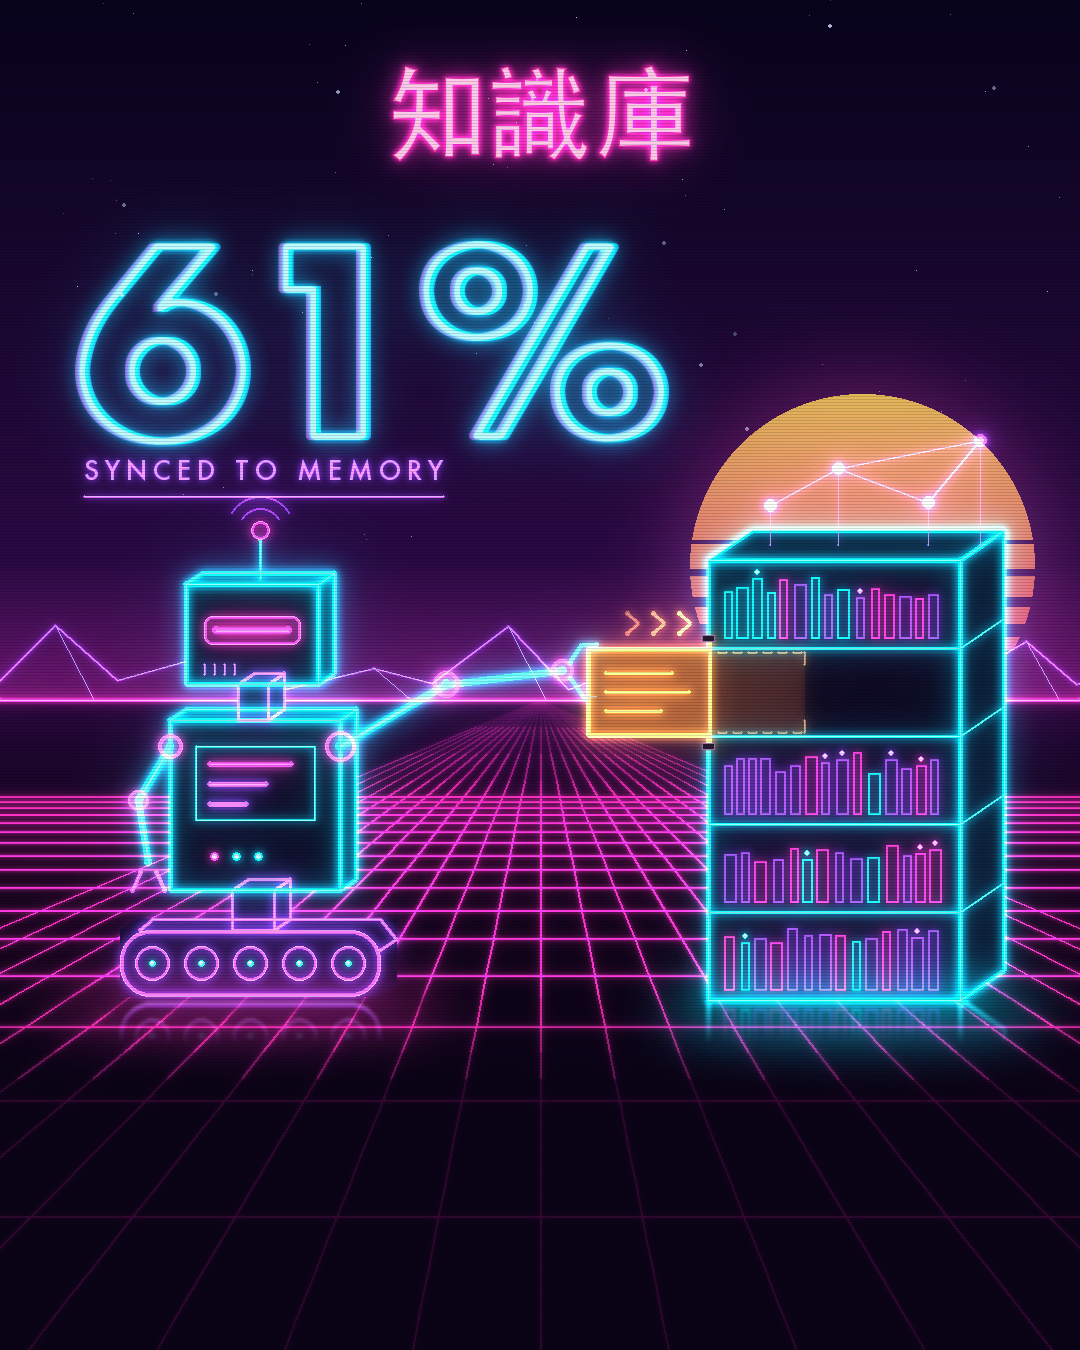

The Python source for this figure:
#!/usr/bin/env python3
"""Style catalog sample: neon-grid / synthwave (original artwork, PIL only).

Technique encoded here:
  - dark sky gradient, one horizon line, perspective floor grid (rays to one vanishing point,
    cross lines spaced by 1/z so they bunch toward the horizon)
  - every drawn line is a neon tube: coloured tube + near-white core, then a 3-radius additive bloom
  - objects are wireframes with oblique depth; their silhouettes are filled with near-black first
    so the grid never shows through a solid object (occlusion before glow)
  - 3 tube colours (pink, cyan, violet) + 1 accent (amber) reserved for the note card / target slot
  - striped sun behind the scene, clipped at the horizon; faint scanlines over everything
  - bottom ~22% fades the grid to a quiet dark floor for subtitles
"""
import math, os, random
from PIL import Image, ImageDraw, ImageFilter, ImageChops, ImageFont

W, H = 1080, 1350
HERE = os.path.dirname(os.path.abspath(__file__))
R = random.Random(61)

F_ZH = '/System/Library/Fonts/STHeiti Medium.ttc'
F_NUM = ('/System/Library/Fonts/Supplemental/Futura.ttc', 2)   # Futura Bold
F_LBL = ('/System/Library/Fonts/Supplemental/Futura.ttc', 0)   # Futura Medium

# palette (must match style.md)
SKY_TOP = (8, 4, 28)        # #08041C
SKY_MID = (42, 10, 68)      # #2A0A44
HORIZON = (110, 24, 112)    # #6E1870  haze band just above the horizon
FLOOR = (10, 3, 22)         # #0A0316
OCCLUDE = (12, 6, 30)       # #0C061E  fill inside wireframe objects
PINK = (255, 46, 170)       # #FF2EAA
CYAN = (0, 235, 255)        # #00EBFF
VIOLET = (150, 70, 255)     # #9646FF
AMBER = (255, 170, 60)      # #FFAA3C
SUN_TOP = (255, 214, 92)    # #FFD65C
SUN_BOT = (255, 46, 140)    # #FF2E8C

HOR = 700          # horizon y
VX = 540           # vanishing point x


def tint(c, k=.6):
    """Hot core of a tube: the tube colour pushed toward white."""
    return tuple(int(v + (255 - v) * k) for v in c)


class Neon:
    """Tube layer (bloomed) + core layer (thin, near white, not bloomed)."""
    def __init__(s):
        s.tube = Image.new('RGB', (W, H)); s.core = Image.new('RGB', (W, H))
        s.dt = ImageDraw.Draw(s.tube); s.dc = ImageDraw.Draw(s.core)

    def line(s, pts, c, w=4):
        s.dt.line(pts, fill=c, width=w, joint='curve')
        s.dc.line(pts, fill=tint(c), width=max(1, w // 3), joint='curve')
        for p in (pts[0], pts[-1]):                      # round caps
            r = w / 2; s.dt.ellipse([p[0] - r, p[1] - r, p[0] + r, p[1] + r], fill=c)

    def poly(s, pts, c, w=4): s.line(list(pts) + [pts[0]], c, w)

    def rect(s, x0, y0, x1, y1, c, w=4): s.poly([(x0, y0), (x1, y0), (x1, y1), (x0, y1)], c, w)

    def rrect(s, x0, y0, x1, y1, r, c, w=4):
        s.dt.rounded_rectangle([x0, y0, x1, y1], r, outline=c, width=w)
        s.dc.rounded_rectangle([x0, y0, x1, y1], r, outline=tint(c), width=max(1, w // 3))

    def circle(s, cx, cy, r, c, w=4):
        s.dt.ellipse([cx - r, cy - r, cx + r, cy + r], outline=c, width=w)
        s.dc.ellipse([cx - r, cy - r, cx + r, cy + r], outline=tint(c), width=max(1, w // 3))

    def dot(s, x, y, r, c):
        s.dt.ellipse([x - r, y - r, x + r, y + r], fill=c)
        s.dc.ellipse([x - r / 2, y - r / 2, x + r / 2, y + r / 2], fill=tint(c, .85))

    def bloom(s, base, radii=((34, .5), (12, .8), (4, 1.0))):
        out = base
        for rad, k in radii:
            b = s.tube.filter(ImageFilter.GaussianBlur(rad))
            out = ImageChops.add(out, b.point(lambda v, k=k: int(v * k)))
        out = ImageChops.add(out, s.tube)
        return ImageChops.lighter(out, s.core)


def lerp(a, b, t): return tuple(int(a[i] + (b[i] - a[i]) * t) for i in range(3))


def sky():
    img = Image.new('RGB', (W, H)); d = ImageDraw.Draw(img)
    for y in range(H):
        if y < HOR:
            t = y / HOR
            c = lerp(SKY_TOP, SKY_MID, min(1, t / .8)) if t < .8 else lerp(SKY_MID, HORIZON, (t - .8) / .2)
        else:
            c = lerp((40, 8, 60), FLOOR, min(1, (y - HOR) / 160))
        d.line([(0, y), (W, y)], fill=c)
    return img


def stars(img):
    d = ImageDraw.Draw(img)
    for _ in range(70):
        x, y = R.uniform(0, W), R.uniform(0, HOR - 120)
        g = R.randint(70, 190)
        if R.random() < .15: d.ellipse([x - 1.5, y - 1.5, x + 1.5, y + 1.5], fill=(g, g, min(255, g + 40)))
        else: d.point((x, y), fill=(g, g, min(255, g + 40)))


def sun(img, cx, cy, r):
    """Gradient disc sliced by horizontal gaps that widen toward the horizon."""
    col = Image.new('RGB', (W, H)); cd = ImageDraw.Draw(col)
    for y in range(cy - r, cy + r + 1):
        cd.line([(cx - r, y), (cx + r, y)], fill=lerp(SUN_TOP, SUN_BOT, (y - cy + r) / (2 * r)))
    m = Image.new('L', (W, H), 0); md = ImageDraw.Draw(m)
    md.ellipse([cx - r, cy - r, cx + r, cy + r], fill=215)
    y, gap, step = cy - r * .15, 3, 26
    while y < cy + r:
        md.rectangle([0, y, W, y + gap], fill=0); y += gap + step; gap += 3; step = max(10, step - 4)
    md.rectangle([0, HOR, W, H], fill=0)
    gm = Image.new('L', (W, H), 0); ImageDraw.Draw(gm).ellipse([cx - r, cy - r, cx + r, cy + r], fill=255)
    ImageDraw.Draw(gm).rectangle([0, HOR, W, H], fill=0)
    glow = Image.composite(Image.new('RGB', (W, H), (150, 40, 90)), Image.new('RGB', (W, H)),
                           gm.filter(ImageFilter.GaussianBlur(46)).point(lambda v: v * 6 // 10))
    img = ImageChops.add(img, glow)
    return Image.composite(col, img, m)


def mountains(n):
    """Low wireframe ridge on the horizon, violet, with a few interior ridge lines."""
    pts = [(-20, HOR)]; x = -20
    while x < W + 20:
        x += R.randint(46, 90); pts.append((x, HOR - (R.randint(28, 80) if len(pts) % 2 else R.randint(4, 22))))
    n.line(pts, (96, 44, 170), 2)
    for i in range(1, len(pts) - 1, 2):
        n.line([pts[i], ((pts[i][0] + pts[i + 1][0]) / 2 + 8, HOR)], (70, 30, 130), 1)


def grid(n):
    """Floor: rays from the vanishing point + cross lines at y = HOR + K/z."""
    def fade(y):                                   # dim near horizon, full mid, quiet bottom 22%
        a = min(1, (y - HOR) / 150)
        if y > 980: a *= max(.12, 1 - (y - 980) / 130)
        return a
    for i in range(-12, 13):
        x_near = VX + i * 128
        steps = 24
        for k in range(steps):                     # segment the ray so its brightness can fade
            t0, t1 = k / steps, (k + 1) / steps
            y0 = HOR + (H - HOR) * t0; y1 = HOR + (H - HOR) * t1
            x0 = VX + (x_near - VX) * t0; x1 = VX + (x_near - VX) * t1
            c = lerp((0, 0, 0), PINK, fade((y0 + y1) / 2) * .8)
            n.dt.line([(x0, y0), (x1, y1)], fill=c, width=2)
    for k in range(1, 60):
        y = HOR + 620 / (.5 + .35 * k)          # perspective: equal floor steps bunch toward the horizon
        if y > H: continue
        if y - HOR < 96: break                 # closer lines would merge into a solid band
        c = lerp((0, 0, 0), PINK, fade(y) * .85)
        n.dt.line([(0, y), (W, y)], fill=c, width=2)
        if fade(y) > .6: n.dc.line([(0, y), (W, y)], fill=lerp((0, 0, 0), tint(PINK, .3), fade(y) * .35), width=1)
    n.line([(0, HOR), (W, HOR)], PINK, 3)


def occlude(img, polys, shadows=()):
    """Fill object silhouettes with near-black so grid and sun do not show through them."""
    d = ImageDraw.Draw(img)
    for cx, cy, rx, ry in shadows:
        sh = Image.new('L', (W, H), 0)
        ImageDraw.Draw(sh).ellipse([cx - rx, cy - ry, cx + rx, cy + ry], fill=200)
        img = Image.composite(Image.new('RGB', (W, H), (4, 1, 10)), img, sh.filter(ImageFilter.GaussianBlur(10)))
        d = ImageDraw.Draw(img)
    for p in polys: d.polygon(p, fill=OCCLUDE)
    return img


def box(n, x0, y0, x1, y1, dx, dy, c, w=4, back=True):
    """Wireframe box: front face + top and right faces in oblique depth (dx, dy)."""
    n.rect(x0, y0, x1, y1, c, w)
    n.line([(x0, y0), (x0 + dx, y0 + dy), (x1 + dx, y0 + dy), (x1, y0)], c, w)
    n.line([(x1 + dx, y0 + dy), (x1 + dx, y1 + dy), (x1, y1)], c, w)


def box_poly(x0, y0, x1, y1, dx, dy):
    return [(x0, y0), (x0 + dx, y0 + dy), (x1 + dx, y0 + dy), (x1 + dx, y1 + dy), (x1, y1), (x0, y1)]


# ---------- robot ----------
RD = (16, -11)   # robot depth


def robot_polys():
    return [box_poly(120, 930, 380, 996, *RD), box_poly(170, 720, 340, 890, *RD),
            box_poly(186, 584, 318, 684, *RD), box_poly(232, 890, 274, 930, *RD), box_poly(238, 684, 268, 720, *RD)]


def robot(n):
    # tracked base
    n.rrect(120, 930, 380, 996, 30, VIOLET, 4)
    n.line([(140, 930), (136 + RD[0], 930 + RD[1]), (364 + RD[0], 930 + RD[1]), (380 + RD[0], 950 + RD[1]), (380, 950)], VIOLET, 3)
    for k in range(5): n.circle(152 + k * 49, 963, 17, VIOLET, 3); n.dot(152 + k * 49, 963, 3, CYAN)
    # hip column
    box(n, 232, 890, 274, 930, *RD, VIOLET, 3)
    # torso: wireframe box with a chest status panel (three level bars)
    box(n, 170, 720, 340, 890, *RD, CYAN, 5)
    n.rect(196, 746, 314, 820, CYAN, 2)
    for k, L in enumerate((.9, .62, .4)):
        n.line([(210, 764 + k * 20), (210 + 90 * L, 764 + k * 20)], PINK if k == 0 else VIOLET, 5)
    for k in range(3): n.dot(214 + k * 22, 856, 4, CYAN if k else PINK)
    # neck
    box(n, 238, 684, 268, 720, *RD, VIOLET, 3)
    # head: a sensor block with one horizontal visor slit (no face)
    box(n, 186, 584, 318, 684, *RD, CYAN, 5)
    n.rrect(204, 616, 300, 644, 8, PINK, 3)
    n.line([(216, 630), (288, 630)], PINK, 7)
    for k in range(4): n.line([(204 + k * 10, 664), (204 + k * 10, 674)], VIOLET, 2)
    # antenna
    n.line([(252 + RD[0] / 2, 584 + RD[1] / 2), (252 + RD[0] / 2, 540)], CYAN, 3)
    n.circle(252 + RD[0] / 2, 530, 9, PINK, 3)
    for r_ in (22, 34):
        n.dt.arc([260 - r_, 530 - r_, 260 + r_, 530 + r_], 210, 330, fill=lerp((0, 0, 0), VIOLET, .7), width=2)
    # left arm resting
    n.line([(170, 746), (138, 800), (148, 862)], CYAN, 7)
    n.circle(170, 746, 12, PINK, 4); n.circle(138, 800, 10, PINK, 3)
    n.line([(140, 872), (132, 890)], VIOLET, 4); n.line([(156, 872), (164, 890)], VIOLET, 4)
    # right arm reaching to the shelf: shoulder - elbow - wrist
    sh, el, wr = (340, 746), (446, 684), (562, 670)
    n.line([sh, el], CYAN, 9); n.line([el, wr], CYAN, 8)
    for j, r_ in ((sh, 15), (el, 13), (wr, 11)):
        n.circle(j[0], j[1], r_, PINK, 4)
    # gripper jaws pinching the card's left edge
    n.line([(wr[0] + 8, wr[1] - 8), (wr[0] + 20, wr[1] - 26), (wr[0] + 34, wr[1] - 26)], CYAN, 4)
    n.line([(wr[0] + 8, wr[1] + 8), (wr[0] + 20, wr[1] + 26), (wr[0] + 34, wr[1] + 26)], CYAN, 4)
    return wr


# ---------- knowledge base ----------
KB = (708, 560, 960, 1000)
KD = (44, -30)
ROWS = 5


def kb_cells():
    x0, y0, x1, y1 = KB; rh = (y1 - y0) / ROWS
    return [(x0, y0 + r * rh, x1, y0 + (r + 1) * rh) for r in range(ROWS)]


def knowledge_base(n):
    x0, y0, x1, y1 = KB
    box(n, x0, y0, x1, y1, *KD, CYAN, 5)
    cells = kb_cells()
    for (a, b, c, d) in cells[1:]:
        n.line([(a, b), (c, b)], CYAN, 3); n.line([(c, b), (c + KD[0], b + KD[1])], CYAN, 2)
    target = 1
    for r, (a, b, c, d) in enumerate(cells):
        if r == target: continue
        # drawer of filed cards: thin vertical card edges, varied heights, a few lit tabs
        xx = a + 16
        while xx < c - 18:
            wd = R.choice((8, 10, 12)); top = b + 16 + R.randint(0, 22)
            col = R.choice((VIOLET, VIOLET, CYAN, PINK))
            n.dt.rectangle([xx, top, xx + wd, d - 10], outline=lerp((0, 0, 0), col, .75), width=2)
            if R.random() < .2: n.dot(xx + wd / 2, top - 6, 2.5, col)
            xx += wd + R.choice((4, 5, 7))
    # the open slot: amber light spilling out of the target row
    a, b, c, d = cells[target]
    sy = (b + d) / 2
    dim = lerp((0, 0, 0), AMBER, .5)
    n.dt.rectangle([a + 4, sy - 40, a + 96, sy + 40], fill=(20, 10, 3))      # the card's hidden part, inside
    for k in range(6):                                                        # drawn as a dashed hidden outline
        n.line([(a + 10 + k * 15, sy - 40), (a + 18 + k * 15, sy - 40)], dim, 2)
        n.line([(a + 10 + k * 15, sy + 40), (a + 18 + k * 15, sy + 40)], dim, 2)
    n.line([(a + 96, sy - 40), (a + 96, sy - 28)], dim, 2); n.line([(a + 96, sy + 28), (a + 96, sy + 40)], dim, 2)
    n.line([(a, sy - 54), (a, sy + 54)], AMBER, 6)                            # the glowing slot mouth
    # data nodes on top of the shelf: small network = "knowledge"
    nodes = [(x0 + 40 + KD[0] / 2, y0 + KD[1] / 2 - 40), (x0 + 130, y0 - 92), (x0 + 220, y0 - 58), (x1 + 20, y0 - 120)]
    for p, q in ((0, 1), (1, 2), (1, 3), (2, 3)): n.line([nodes[p], nodes[q]], VIOLET, 2)
    for p in nodes: n.line([p, (p[0], y0 + KD[1] / 2)], lerp((0, 0, 0), VIOLET, .5), 1); n.dot(p[0], p[1], 6, VIOLET)
    return (a, sy)


def card(n, x, y, w=128, h=86, clip_x=None):
    """Note card being pushed into the slot; the part past clip_x is already inside."""
    xr = min(x + w, clip_x) if clip_x else x + w
    n.dt.rectangle([x, y, xr, y + h], fill=(48, 26, 8))
    n.line([(xr, y), (x, y), (x, y + h), (xr, y + h)], AMBER, 5)
    for k, L in enumerate((.72, .9, .6)):
        n.line([(x + 18, y + 24 + k * 19), (min(xr - 6, x + 18 + (w - 36) * L), y + 24 + k * 19)], AMBER, 3)
    # direction cue: three chevrons above the card, brightest nearest the slot
    for k in range(3):
        cx = x + 46 + k * 26; cy = y - 26
        n.line([(cx - 7, cy - 10), (cx + 4, cy), (cx - 7, cy + 10)], lerp((0, 0, 0), AMBER, .4 + k * .3), 4)


# ---------- type ----------
def neon_text(img, xy, s, font, c, anchor='mm', outline=0, aberr=0):
    """Glowing type. outline>0 draws a hollow tube letter (stroke only)."""
    m = Image.new('L', (W, H), 0); md = ImageDraw.Draw(m)
    if outline:
        md.text(xy, s, font=font, fill=255, anchor=anchor, stroke_width=outline, stroke_fill=255)
        inner = Image.new('L', (W, H), 0)
        ImageDraw.Draw(inner).text(xy, s, font=font, fill=255, anchor=anchor)
        inner = inner.filter(ImageFilter.MinFilter(2 * outline - 1))
        m = ImageChops.subtract(m, inner)
    else:
        md.text(xy, s, font=font, fill=255, anchor=anchor)
    tube = Image.composite(Image.new('RGB', (W, H), c), Image.new('RGB', (W, H)), m)
    if aberr:   # mild channel split: pink copy left, cyan copy right, weak
        for off, col in ((-aberr, PINK), (aberr, CYAN)):
            sm = ImageChops.offset(m, off, 0).point(lambda v: v * 45 // 100)
            img = ImageChops.add(img, Image.composite(Image.new('RGB', (W, H), col), Image.new('RGB', (W, H)), sm))
    for rad, k in ((30, .55), (10, .8), (3, .9)):
        img = ImageChops.add(img, tube.filter(ImageFilter.GaussianBlur(rad)).point(lambda v, k=k: int(v * k)))
    core = m.filter(ImageFilter.MinFilter(3))
    img = ImageChops.lighter(img, tube)
    return Image.composite(Image.new('RGB', (W, H), tint(c, .75)), img, core)


def scanlines(img, step=3, k=.86):
    m = Image.new('L', (W, H), 255); d = ImageDraw.Draw(m)
    for y in range(0, H, step): d.line([(0, y), (W, y)], fill=int(255 * k))
    return Image.composite(img, Image.new('RGB', (W, H)), m)


def main():
    img = sky(); stars(img)
    img = sun(img, 862, 566, 172)
    bg = Neon(); mountains(bg); grid(bg)
    img = bg.bloom(img, ((20, .35), (6, .7), (2, .8)))
    # objects: occlude, then glow
    img = occlude(img, robot_polys() + [box_poly(*KB, *KD), [(588, 649), (708, 649), (708, 735), (588, 735)]],
                  shadows=((250, 1000, 190, 18), (850, 1004, 170, 16)))
    fg = Neon()
    wr = robot(fg)
    slot_x, slot_y = knowledge_base(fg)
    card(fg, wr[0] + 26, slot_y - 43, clip_x=slot_x)
    img = fg.bloom(img)
    # Flavin: coloured light lands on the floor (additive pools, not shadows)
    for cx, cy, rx, ry, col, k in ((250, 1006, 200, 20, PINK, .55), (852, 1010, 190, 22, CYAN, .60)):
        pool = Image.new('L', (W, H), 0)
        ImageDraw.Draw(pool).ellipse([cx - rx, cy - ry, cx + rx, cy + ry], fill=255)
        pool = pool.filter(ImageFilter.GaussianBlur(26)).point(lambda v, k=k: int(v * k))
        img = ImageChops.add(img, Image.composite(Image.new('RGB', (W, H), col), Image.new('RGB', (W, H)), pool))
    # Mead: glossy floor, a short faint mirror of the objects that dies out before the quiet bottom band
    GY, RH = 1000, 44
    src = ImageChops.add(fg.tube, fg.core).crop((0, GY - RH, W, GY)).transpose(Image.FLIP_TOP_BOTTOM).filter(ImageFilter.GaussianBlur(1.6))
    fade = Image.linear_gradient('L').resize((W, RH)).transpose(Image.FLIP_TOP_BOTTOM).point(lambda v: int(v * .6))   # strong at the contact line
    refl = Image.composite(src, Image.new('RGB', (W, RH)), fade)
    strip = img.crop((0, GY, W, GY + RH)); img.paste(ImageChops.add(strip, refl), (0, GY))
    # Flavin: honest hardware, dark end caps on the slot-mouth tube
    for yy in (slot_y - 54, slot_y + 54):
        ImageDraw.Draw(img).rectangle([slot_x - 6, yy - 3, slot_x + 6, yy + 3], fill=(40, 26, 50), outline=(150, 120, 170))
    # type
    img = neon_text(img, (540, 112), '知識庫', ImageFont.truetype(F_ZH, 104), PINK)
    img = neon_text(img, (78, 338), '61%', ImageFont.truetype(F_NUM[0], 250, index=F_NUM[1]), CYAN, anchor='lm', outline=4, aberr=4)
    lbl = Neon()
    f = ImageFont.truetype(F_LBL[0], 26, index=F_LBL[1])
    x = 84
    for ch in 'SYNCED TO MEMORY':
        lbl.dt.text((x, 470), ch, font=f, fill=VIOLET, anchor='lm'); lbl.dc.text((x, 470), ch, font=f, fill=tint(VIOLET, .5), anchor='lm')
        x += f.getlength(ch) + 6
    lbl.line([(84, 496), (x - 6, 496)], VIOLET, 2)
    img = lbl.bloom(img, ((10, .6), (3, .8)))
    img = scanlines(img)
    img.save(os.path.join(HERE, 'sample.png'))


if __name__ == '__main__':
    main()
